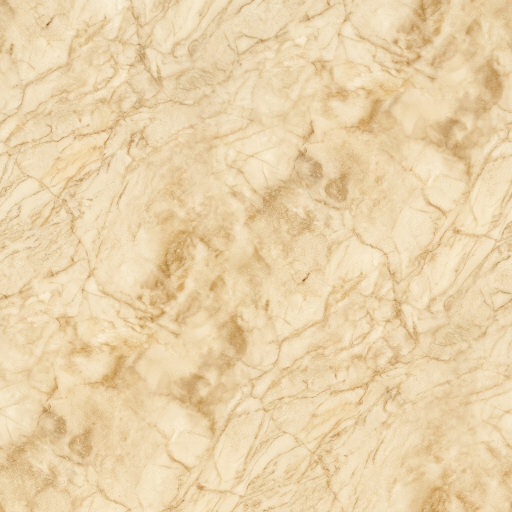
#> input picture assets/IMG_2962.JPG, 1024 x 1024 px (shown at 1/2 size)
$ python r3-maw-textures.py --ref ../assets/IMG_2962.JPG --out out.png
#> lines starting #> are read from the running program, lines starting #| are printed output that depends on the picture
#!/usr/bin/env python3
"""R3 «Maw of the Abyss» kit — PBR texture sets (numpy + Pillow + OpenCV + SciPy).

Builds every map used by tools/r3-maw-assets.mjs into an output folder:
  <set>_base.png  (sRGB albedo)      <set>_normal.png (OpenGL / glTF tangent space)
  <set>_orm.png   (R occlusion, G roughness, B metallic)

Sets
  ashlar   1024²  tileable dressed-block masonry (2 m tile)
  rock     1024²  tileable fractured columnar rock (3 m tile)
  bronze    512²  tileable hammered bronze (0.5 m tile)
  top      2048²  elevator platform deck: concentric paving + crescent medallion
  mural    1024²  procession relief, rectified from the reference sheet
  trim     2048²  atlas: rosette band, cuneiform band, platform lamassu frieze
                  and drum lamassu frieze (both rectified from the reference),
                  rivet band, crescent plaque, rosette plaque, bronze medallion,
                  pillar figure panel
  outlines.json   silhouettes traced from the reference (mural slab, bridge)

Usage: python3 tools/r3-maw-textures.py --ref <reference.png> --out <dir>
"""
import argparse, json, math
from pathlib import Path
import numpy as np
import cv2
from PIL import Image, ImageDraw, ImageFilter
from scipy.spatial import cKDTree
from scipy import ndimage as ndi

ap = argparse.ArgumentParser()
ap.add_argument('--ref', required=True)
ap.add_argument('--out', required=True)
args = ap.parse_args()
OUT = Path(args.out); OUT.mkdir(parents=True, exist_ok=True)
REF = cv2.cvtColor(cv2.imread(args.ref, cv2.IMREAD_COLOR), cv2.COLOR_BGR2RGB).astype(np.float32) / 255

# Reference palette (sRGB, measured on the sheet: median lit stone / rock / metal).
STONE = np.array([150, 108, 88]) / 255
STONE_DARK = np.array([92, 62, 48]) / 255
ROCK = np.array([128, 88, 68]) / 255
ROCK_DARK = np.array([70, 48, 38]) / 255
BRONZE = np.array([176, 112, 72]) / 255
PATINA = np.array([86, 58, 42]) / 255


# ---------------------------------------------------------------- helpers ----
def spectral(n, beta, rng, m=None):
    """Tileable fractal noise (1/f^beta) in [-1,1]."""
    m = m or n
    w = rng.standard_normal((m, n))
    fy = np.fft.fftfreq(m)[:, None]; fx = np.fft.fftfreq(n)[None, :]
    f = np.sqrt(fx * fx + fy * fy); f[0, 0] = 1
    out = np.real(np.fft.ifft2(np.fft.fft2(w) / f ** beta))
    out -= out.mean(); out /= np.abs(out).max() + 1e-9
    return out.astype(np.float32)


def blur(a, s, wrap=True):
    return ndi.gaussian_filter(a, s, mode='wrap' if wrap else 'reflect')


def normal_from_height(h, strength, wrap=True):
    if wrap:
        dx = (np.roll(h, -1, 1) - np.roll(h, 1, 1)) * .5
        dy = (np.roll(h, -1, 0) - np.roll(h, 1, 0)) * .5
    else:
        dy, dx = np.gradient(h)
    n = np.dstack((-dx * strength, dy * strength, np.ones_like(h)))
    n /= np.linalg.norm(n, axis=2, keepdims=True)
    return n


def cavity_ao(h, radii=(2, 8, 24), k=(5., 3., 1.6), wrap=True):
#> called with radii = (2, 8, 24), k = (5, 3, 1.6), wrap = True
    ao = np.ones_like(h)
    for r, kk in zip(radii, k):
        ao += np.minimum(0, h - blur(h, r, wrap)) * kk
    return np.clip(ao, .35, 1)


def save(name, base, normal, rough, ao, metal=None):
#> called with name = 'ashlar'
    metal = np.zeros_like(rough) if metal is None else metal
    Image.fromarray(np.uint8(np.clip(base, 0, 1) * 255 + .5)).save(OUT / f'{name}_base.png')
    Image.fromarray(np.uint8(np.clip(normal * .5 + .5, 0, 1) * 255 + .5)).save(OUT / f'{name}_normal.png')
    orm = np.dstack((ao, rough, metal))
    Image.fromarray(np.uint8(np.clip(orm, 0, 1) * 255 + .5)).save(OUT / f'{name}_orm.png')
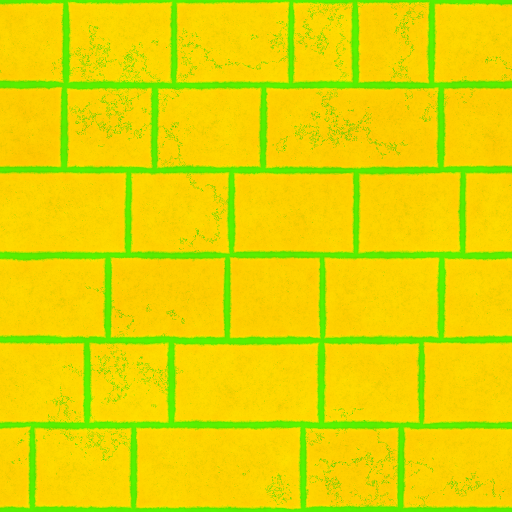
#> saved as ashlar_orm.png: PIL image 1024x1024 RGB (shown at 1/2 size); mean R, G, B 228.3, 213.9, 0
    print('wrote', name, base.shape[1], 'x', base.shape[0])


def lerp(a, b, t):
    return a + (b - a) * t[..., None]


def stone_colour(h, grain, rng, base=STONE, dark=STONE_DARK, n=None):
    n = h.shape[0]
    mott = spectral(h.shape[1], 1.6, rng, h.shape[0]) * .5 + .5
    t = np.clip(.55 + grain * .25 + (mott - .5) * .5, 0, 1)
    col = lerp(dark, base * 1.1, t)
    return col


# ------------------------------------------------------------- ashlar 1024 ---
def ashlar(n=1024, seed=11):
    rng = np.random.default_rng(seed)
    h = np.zeros((n, n), np.float32); tint = np.zeros((n, n), np.float32)
    rows = 6; rh = n // rows
    yy, xx = np.mgrid[0:n, 0:n].astype(np.float32)
    for r in range(rows):
        y0 = r * rh; y1 = y0 + rh
        x = rng.uniform(0, n); cuts = []
        total = 0
        while total < n:
            w = rng.uniform(.17, .42) * n; cuts.append(w); total += w
        cuts = np.array(cuts) * n / total
        x0 = x
        for w in cuts:
            gap = rng.uniform(4, 7)
            # local coords with wrap in x
            lx = (xx[y0:y1] - x0) % n
            m = lx < w
            dx = np.minimum(lx, w - lx); dy = np.minimum(yy[y0:y1] - y0, y1 - yy[y0:y1])
            d = np.minimum(dx, dy) - gap * .5
            chip = spectral(n, 1.2, rng)[y0:y1] * 9
            bev = np.clip((d + chip * .5) / 10, 0, 1) ** .6
            top = rng.uniform(.82, 1.0) + (lx / w - .5) * rng.uniform(-.06, .06) + ((yy[y0:y1] - y0) / rh - .5) * rng.uniform(-.06, .06)
            h[y0:y1][m] = (bev * top)[m]
            tint[y0:y1][m] = rng.uniform(-1, 1)
            x0 += w
    grain = spectral(n, 1.05, rng)
    pits = (spectral(n, .6, rng) > .55).astype(np.float32)
    cracks = np.abs(spectral(n, 1.4, rng)); cracks = np.clip(1 - cracks / .025, 0, 1) * (spectral(n, 2, rng) > .1)
    hh = h + grain * .05 - pits * .05 * (h > .2) - cracks * .18 * (h > .3)
    col = stone_colour(hh, grain, rng)
    col *= (1 + tint[..., None] * .09)
    col = lerp(col, STONE_DARK * .55, np.clip(1 - h * 1.6, 0, 1) * .8)          # mortar / joints
    ao = cavity_ao(hh)
    col *= (.55 + .45 * ao[..., None])
    rough = np.clip(.86 + grain * .06 - h * .05 + (1 - h) * .08, .7, .97)
    save('ashlar', col, normal_from_height(hh * 24, 1.0), rough, ao)
    return hh


# --------------------------------------------------------------- rock 1024 ---
def rock(n=1024, seed=23):
    rng = np.random.default_rng(seed)
    pts = rng.random((90, 2))
    pts[:, 1] *= 1  # cells
    tree = cKDTree(pts * [1, .55], boxsize=[1, .55])                        # vertically elongated facets
    yy, xx = np.mgrid[0:n, 0:n].astype(np.float32) / n
    q = np.column_stack((xx.ravel(), yy.ravel() * .55))
    warp = spectral(n, 1.7, rng) * .02
    q[:, 0] = (q[:, 0] + warp.ravel()) % 1
    d, idx = tree.query(q, k=2)
    f1 = d[:, 0].reshape(n, n); f2 = d[:, 1].reshape(n, n); cell = idx[:, 0].reshape(n, n)
    edge = (f2 - f1)
    slopes = rng.uniform(-1, 1, (len(pts), 2)) * .6
    off = rng.uniform(.6, 1, len(pts))
    rel = np.dstack((xx, yy * .55)) - pts[cell] * [1, .55]
    rel = (rel + .5) % 1 - .5
    plane = off[cell] + (rel[..., 0] * slopes[cell, 0] + rel[..., 1] * slopes[cell, 1]) * 2.2
    crack = np.clip(edge / .012, 0, 1) ** .5
    grain = spectral(n, 1.1, rng); coarse = spectral(n, 1.9, rng)
    strata = np.sin((yy * 38 + coarse * 3) * math.pi) * .5 + .5
    h = plane * crack + grain * .05 + strata * .02 + coarse * .08
    ao = cavity_ao(h, (2, 10, 30), (6, 3, 1.4))
    tone = np.clip(.5 + grain * .3 + (off[cell] - .8) * 1.4 + coarse * .25, 0, 1)
    col = lerp(ROCK_DARK, ROCK * 1.15, tone)
    col = lerp(col, ROCK_DARK * .45, (1 - crack) * .85)
    col *= (.5 + .5 * ao[..., None])
    rough = np.clip(.9 + grain * .05, .78, .98)
    save('rock', col, normal_from_height(h * 30, 1.0), rough, ao)
#> call 2 of save, with name = 'rock'
#> in save (call 2), `Image.fromarray(np.uint8(np.clip(base, 0, 1) * 255 + .5)).save(OUT / f..`:
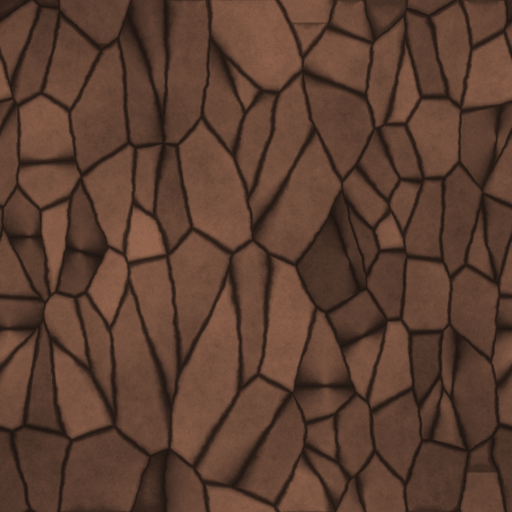
#> saved as rock_base.png: PIL image 1024x1024 RGB (shown at 1/2 size); mean R, G, B 91.5, 62.9, 49
#> in save (call 2), `Image.fromarray(np.uint8(np.clip(normal * .5 + .5, 0, 1) * 255 + .5))...`:
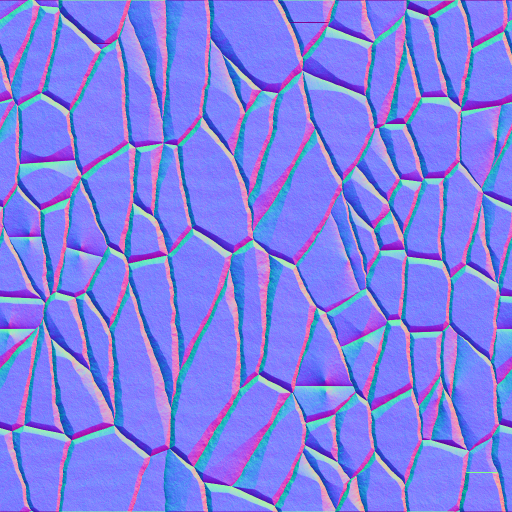
#> saved as rock_normal.png: PIL image 1024x1024 RGB (shown at 1/2 size); mean R, G, B 127.4, 127.7, 233
#> in save (call 2), `Image.fromarray(np.uint8(np.clip(orm, 0, 1) * 255 + .5)).save(OUT / f'..`:
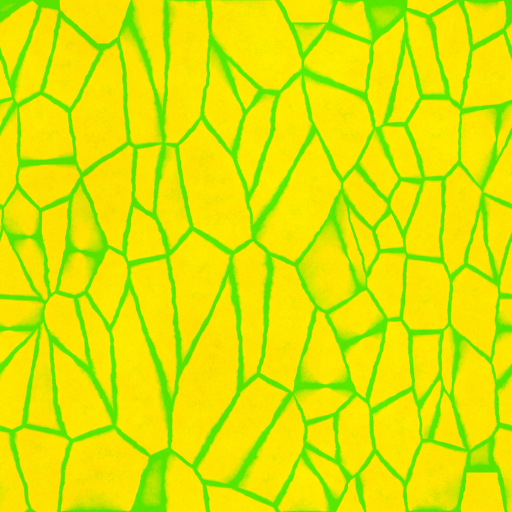
#> saved as rock_orm.png: PIL image 1024x1024 RGB (shown at 1/2 size); mean R, G, B 219.6, 229.5, 0


# -------------------------------------------------------------- bronze 512 ---
def bronze(n=512, seed=5):
    rng = np.random.default_rng(seed)
    pts = rng.random((160, 2)); tree = cKDTree(pts, boxsize=1)
    yy, xx = np.mgrid[0:n, 0:n].astype(np.float32) / n
    d, _ = tree.query(np.column_stack((xx.ravel(), yy.ravel())), k=1)
    dent = -(1 - np.clip(d.reshape(n, n) / .05, 0, 1)) ** 2
    grain = spectral(n, 1.2, rng); patch = spectral(n, 1.45, rng) * .5 + .5
    scratches = np.clip(1 - np.abs(spectral(n, 1.6, rng)) / .01, 0, 1) * .4
    h = dent * .5 + grain * .08 - scratches * .1
    pat = np.clip((patch - .45) * 2.2, 0, 1) * .75
    col = lerp(BRONZE, PATINA, pat)
    col *= (1 + grain[..., None] * .06)
    rough = np.clip(.38 + pat * .38 + grain * .05 + scratches * .1, .25, .9)
    metal = np.clip(1 - pat * .45, .4, 1)
    ao = cavity_ao(h, (2, 6, 16), (4, 2, 1))
    save('bronze', col, normal_from_height(h * 10, 1.0), rough, ao, metal)
#> call 3 of save, with name = 'bronze'
#> in save (call 3), `Image.fromarray(np.uint8(np.clip(base, 0, 1) * 255 + .5)).save(OUT / f..`:
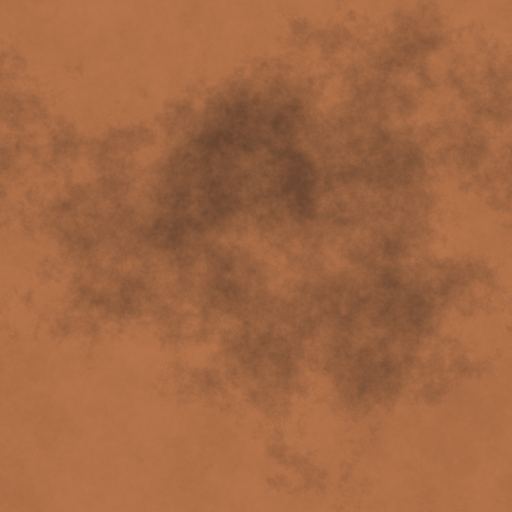
#> saved as bronze_base.png: PIL image 512x512 RGB; mean R, G, B 162.1, 103.6, 67.4
#> in save (call 3), `Image.fromarray(np.uint8(np.clip(normal * .5 + .5, 0, 1) * 255 + .5))...`:
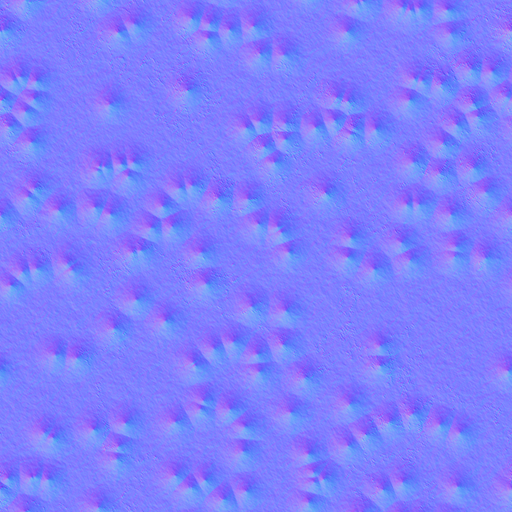
#> saved as bronze_normal.png: PIL image 512x512 RGB; mean R, G, B 127.5, 127.5, 253.2
#> in save (call 3), `Image.fromarray(np.uint8(np.clip(orm, 0, 1) * 255 + .5)).save(OUT / f'..`:
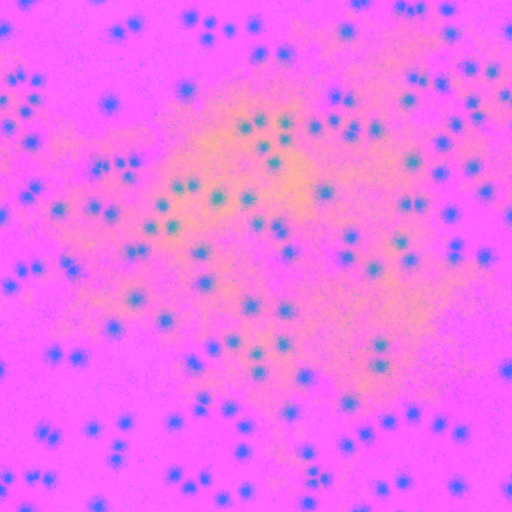
#> saved as bronze_orm.png: PIL image 512x512 RGB; mean R, G, B 238, 112, 237.3


# ------------------------------------------------ platform deck 2048 (top) ---
def deck(n=2048, seed=31, R=2.70):
    """Planar UV over the disk r<=R. Concentric paving courses + medallion."""
#> called with n = 2048, seed = 31, R = 2.7
    rng = np.random.default_rng(seed)
    yy, xx = np.mgrid[0:n, 0:n].astype(np.float32)
    x = (xx / n * 2 - 1) * R; y = -(yy / n * 2 - 1) * R
    r = np.hypot(x, y); th = np.arctan2(y, x)
    h = np.zeros((n, n), np.float32); tint = np.zeros_like(h)
    px = n / (2 * R)                                     # px per metre
    # medallion ring 0..0.95 m: flat disk with raised crescent, ring band 0.95..1.15
    rings = [1.15, 1.47, 1.79, 2.11, 2.43, R + .05]
    prev = 1.15
    for i, r1 in enumerate(rings[1:]):
        r0 = rings[i]
        m = (r >= r0) & (r < r1)
        circ = 2 * math.pi * (r0 + r1) / 2
        k = max(8, int(circ / rng.uniform(.38, .46)))
        phase = rng.uniform(0, 2 * math.pi)
        # uneven joints
        cuts = np.sort(rng.uniform(0, 1, k)); cuts = (np.arange(k) + .5 + (cuts - .5) * .5) / k
        a = ((th + phase) % (2 * math.pi)) / (2 * math.pi)
        idx = np.searchsorted(cuts, a) % k
        lo = cuts[(idx - 1) % k]; hi = cuts[idx]
        span = (hi - lo) % 1
        da = np.minimum((a - lo) % 1, (hi - a) % 1) * 2 * math.pi * r
        dr = np.minimum(r - r0, r1 - r)
        d = np.minimum(da, dr) * px - 3
        chip = spectral(n, 1.2, rng) * 6
        bev = np.clip((d + chip) / 9, 0, 1) ** .6
        top = .84 + rng.uniform(0, .16, k)[idx]
        h[m] = (bev * top)[m]; tint[m] = rng.uniform(-1, 1, k)[idx][m]
    # medallion
    m0 = r < 1.15
    ringband = np.clip(1 - np.abs(r - 1.05) / .08, 0, 1)
    disk = np.where(r < .95, .78, 0) + np.clip((.97 - r) * px / 5, 0, 1) * 0
    # crescent opening to upper right like the reference
    c1 = np.hypot(x + .05, y + .02) < .62; c2 = np.hypot(x - .2, y - .17) < .52
    cres = (c1 & ~c2).astype(np.float32)
    cres = blur(cres, 3, False)
    med = np.maximum(disk, .82 * np.clip((r - .95) * px / 3, 0, 1) * (r < 1.15)) + ringband * .12 + cres * .22
    h[m0] = med[m0]
    grain = spectral(n, 1.05, rng)
    cracks = np.clip(1 - np.abs(spectral(n, 1.45, rng)) / .02, 0, 1) * (spectral(n, 2, rng) > .2)
    hh = h + grain * .045 - cracks * .16 * (h > .3)
    col = stone_colour(hh, grain, rng)
    col *= (1 + tint[..., None] * .08)
    col = lerp(col, STONE_DARK * .55, np.clip(1 - h * 1.5, 0, 1) * .8)
    col = lerp(col, STONE * 1.18, cres * .35)
    ao = cavity_ao(hh, (2, 8, 24), (5, 3, 1.4), wrap=False)
    col *= (.55 + .45 * ao[..., None])
    rough = np.clip(.85 + grain * .06 - cres * .1 + (1 - h) * .08, .65, .97)
    save('top', col, normal_from_height(hh * 26, 1.0, wrap=False), rough, ao)


# --------------------------------------------------- reference extraction ---
# [265 lines left out: functions ref_quad, ref_cylinder, relief_from_photo, periodic_u, draw_height, rosette_band and 6 more, not called in this run]


if __name__ == '__main__':
#> (the run stopped early here; a loop or call above may not have finished)
